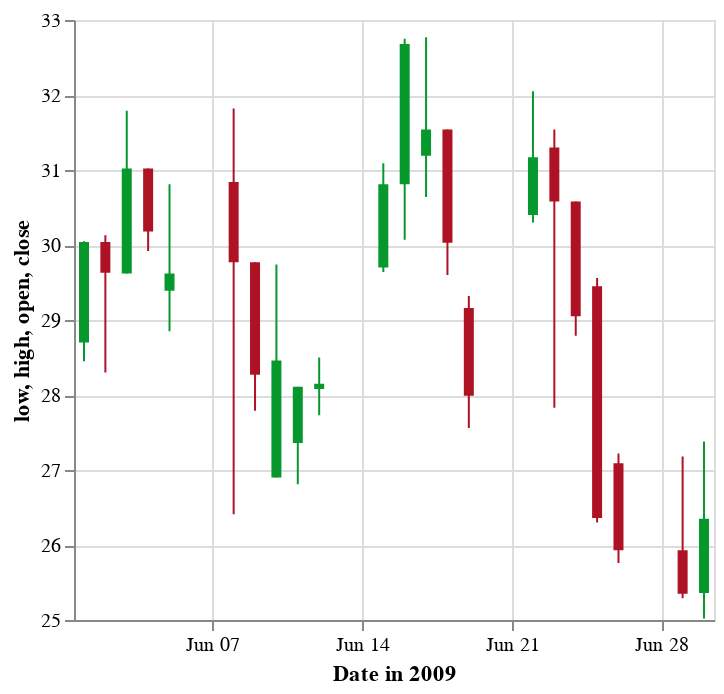

The cell this chart's notebook holds for it:
### Code cell
layerCandlestick =
    let desc = "A candlestick chart inspired by an example in Protovis (http://mbostock.github.io/protovis/ex/candlestick.html)"

        dvals = dataFromRows [Parse [("date", FoDate "%Y-%m-%d")]]
                   . rw "2009-06-01" 28.7 30.05 28.45 30.04 "short" (-4.89396411092985)
                   . rw "2009-06-02" 30.04 30.13 28.3 29.63 "short" (-0.322580645161295)
                   . rw "2009-06-03" 29.62 31.79 29.62 31.02 "short" 3.68663594470045
                   . rw "2009-06-04" 31.02 31.02 29.92 30.18 "short" 4.51010886469673
                   . rw "2009-06-05" 29.39 30.81 28.85 29.62 "short" 6.08424336973478
                   . rw "2009-06-08" 30.84 31.82 26.41 29.77 "short" 1.2539184952978
                   . rw "2009-06-09" 29.77 29.77 27.79 28.27 "short" (-5.02431118314424)
                   . rw "2009-06-10" 26.9 29.74 26.9 28.46 "short" (-5.46623794212217)
                   . rw "2009-06-11" 27.36 28.11 26.81 28.11 "short" (-8.3743842364532)
                   . rw "2009-06-12" 28.08 28.5 27.73 28.15 "short" (-5.52763819095477)
                   . rw "2009-06-15" 29.7 31.09 29.64 30.81 "long" 3.4920634920635
                   . rw "2009-06-16" 30.81 32.75 30.07 32.68 "short" 0.155038759689914
                   . rw "2009-06-17" 31.19 32.77 30.64 31.54 "short" 5.82822085889571
                   . rw "2009-06-18" 31.54 31.54 29.6 30.03 "short" 8.17610062893082
                   . rw "2009-06-19" 29.16 29.32 27.56 27.99 "short" 8.59872611464968
                   . rw "2009-06-22" 30.4 32.05 30.3 31.17 "short" 15.4907975460123
                   . rw "2009-06-23" 31.3 31.54 27.83 30.58 "short" 11.7370892018779
                   . rw "2009-06-24" 30.58 30.58 28.79 29.05 "long" (-10.4234527687296)
                   . rw "2009-06-25" 29.45 29.56 26.3 26.36 "long" 0
                   . rw "2009-06-26" 27.09 27.22 25.76 25.93 "long" 0
                   . rw "2009-06-29" 25.93 27.18 25.29 25.35 "long" 5.26315789473684
                   . rw "2009-06-30" 25.36 27.38 25.02 26.35 "long" 6.73758865248228

        rw d o h l c s r = dataRow [ ("date", Str d), ("open", Number o), ("high", Number h)
                                   , ("low", Number l), ("close", Number c), ("signal", Str s), ("ret", Number r)]

        start = [DTYear 2009, DTMonth May, DTDate 31]
        end = [DTYear 2009, DTMonth Jul, DTDate 1]
        enc = encoding
                 . position X [PName "date", PmType Temporal, PTitle "Date in 2009"]
                 . color [ MDataCondition
                             [(Expr "datum.open < datum.close", [MString "#06982d"])]
                             [MString "#ae1325"]
                         ]
                        
        enc1 = encoding
                  . position Y [PName "low", PmType Quantitative, PScale [SZero False]]
                  . position Y2 [PName "high"]
        enc2 = encoding
                  . position Y [PName "open", PmType Quantitative]
                  . position Y2 [PName "close"]
                  . size [MNumber 5]
           
        lyr1 = asSpec [mark Rule [], enc1 []]
        lyr2 = asSpec [mark Bar [], enc2 []]
        
    in toVegaLite [description desc, width 320, dvals [], enc [], layer [lyr1, lyr2]]

vlShow layerCandlestick

### Figure 1 — Vega-Lite specification as saved in the notebook (floating-point values rounded to 4 significant figures)
{"$schema": "https://vega.github.io/schema/vega-lite/v3.json", "data": {"format": {"parse": {"date": "date:'%Y-%m-%d'"}}, "values": [{"close": 30.04, "date": "2009-06-01", "high": 30.05, "low": 28.45, "open": 28.7, "ret": -4.894, "signal": "short"}, {"close": 29.63, "date": "2009-06-02", "high": 30.13, "low": 28.3, "open": 30.04, "ret": -0.3226, "signal": "short"}, {"close": 31.02, "date": "2009-06-03", "high": 31.79, "low": 29.62, "open": 29.62, "ret": 3.687, "signal": "short"}, {"close": 30.18, "date": "2009-06-04", "high": 31.02, "low": 29.92, "open": 31.02, "ret": 4.51, "signal": "short"}, {"close": 29.62, "date": "2009-06-05", "high": 30.81, "low": 28.85, "open": 29.39, "ret": 6.084, "signal": "short"}, {"close": 29.77, "date": "2009-06-08", "high": 31.82, "low": 26.41, "open": 30.84, "ret": 1.254, "signal": "short"}, {"close": 28.27, "date": "2009-06-09", "high": 29.77, "low": 27.79, "open": 29.77, "ret": -5.024, "signal": "short"}, {"close": 28.46, "date": "2009-06-10", "high": 29.74, "low": 26.9, "open": 26.9, "ret": -5.466, "signal": "short"}, {"close": 28.11, "date": "2009-06-11", "high": 28.11, "low": 26.81, "open": 27.36, "ret": -8.374, "signal": "short"}, {"close": 28.15, "date": "2009-06-12", "high": 28.5, "low": 27.73, "open": 28.08, "ret": -5.528, "signal": "short"}, {"close": 30.81, "date": "2009-06-15", "high": 31.09, "low": 29.64, "open": 29.7, "ret": 3.492, "signal": "long"}, {"close": 32.68, "date": "2009-06-16", "high": 32.75, "low": 30.07, "open": 30.81, "ret": 0.155, "signal": "short"}, {"close": 31.54, "date": "2009-06-17", "high": 32.77, "low": 30.64, "open": 31.19, "ret": 5.828, "signal": "short"}, {"close": 30.03, "date": "2009-06-18", "high": 31.54, "low": 29.6, "open": 31.54, "ret": 8.176, "signal": "short"}, {"close": 27.99, "date": "2009-06-19", "high": 29.32, "low": 27.56, "open": 29.16, "ret": 8.599, "signal": "short"}, {"close": 31.17, "date": "2009-06-22", "high": 32.05, "low": 30.3, "open": 30.4, "ret": 15.49, "signal": "short"}, {"close": 30.58, "date": "2009-06-23", "high": 31.54, "low": 27.83, "open": 31.3, "ret": 11.74, "signal": "short"}, {"close": 29.05, "date": "2009-06-24", "high": 30.58, "low": 28.79, "open": 30.58, "ret": -10.42, "signal": "long"}, {"close": 26.36, "date": "2009-06-25", "high": 29.56, "low": 26.3, "open": 29.45, "ret": 0, "signal": "long"}, {"close": 25.93, "date": "2009-06-26", "high": 27.22, "low": 25.76, "open": 27.09, "ret": 0, "signal": "long"}, {"close": 25.35, "date": "2009-06-29", "high": 27.18, "low": 25.29, "open": 25.93, "ret": 5.263, "signal": "long"}, {"close": 26.35, "date": "2009-06-30", "high": 27.38, "low": 25.02, "open": 25.36, "ret": 6.738, "signal": "long"}]}, "description": "A candlestick chart inspired by an example in Protovis (http://mbostock.github.io/protovis/ex/candlestick.html)", "encoding": {"color": {"condition": {"test": "datum.open < datum.close", "value": "#06982d"}, "value": "#ae1325"}, "x": {"field": "date", "title": "Date in 2009", "type": "temporal"}}, "layer": [{"encoding": {"y": {"field": "low", "scale": {"zero": false}, "type": "quantitative"}, "y2": {"field": "high"}}, "mark": "rule"}, {"encoding": {"size": {"value": 5}, "y": {"field": "open", "type": "quantitative"}, "y2": {"field": "close"}}, "mark": "bar"}], "width": 320}
